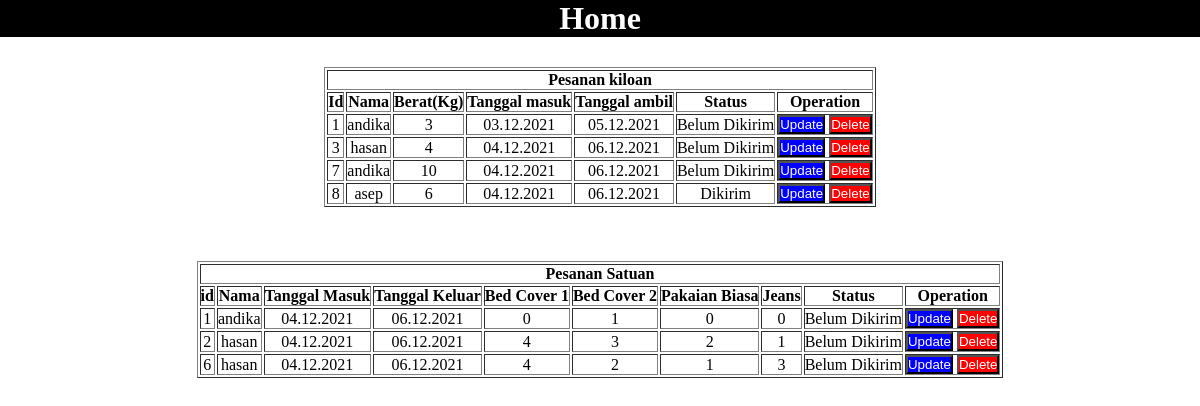
/disp.php, run on the app's committed database.
### tables this page shows
CREATE TABLE `pes_kilo` (
  `id` int(11) NOT NULL,
  `nama` varchar(255) NOT NULL,
  `kilo` varchar(255) NOT NULL,
  `tgl_masuk` varchar(255) NOT NULL,
  `tgl_mbil` varchar(255) NOT NULL,
  `status` varchar(255) NOT NULL DEFAULT 'Belum Dikirim'
);

CREATE TABLE `pesanan_satuan` (
  `id` int(11) NOT NULL,
  `nama` varchar(255) NOT NULL,
  `tgl_msk` varchar(255) NOT NULL,
  `tgl_kel` varchar(255) NOT NULL,
  `bvr_1` int(11) NOT NULL,
  `bvr_2` int(11) NOT NULL,
  `pb` int(11) NOT NULL,
  `pj` int(11) NOT NULL,
  `Status` varchar(255) NOT NULL DEFAULT 'Belum Dikirim'
);

### disp.php (the view, shortened to what this page needs)
<!DOCTYPE html>
<html lang="en">
<head>
</head>
<body>
    <div class="nav">
        <h1 id="nav"><a href="index2.php">Home</a></h1>
    </div>
</body>
</html>
<?php
$conn = mysqli_connect('localhost:3307', 'root', '', 'reg');
$sql = "SELECT * FROM `pes_kilo`";
$result = mysqli_query($conn, $sql);
if ($result) {
    echo "<div style='margin-left: auto; margin-right: auto;'>";
    echo "<table border='1' style='text-align: center; margin-left: auto; margin-right: auto;'>
        <tr>
        <th colspan='7'>
            Pesanan kiloan
        </th>
        </tr>
        <tr>
            <th>Id</th>
            <th>Nama</th>
            <th>Berat(Kg)</th>
            <th>Tanggal masuk</th>
            <th>Tanggal ambil</th>
            <th>Status</th>
            <th>Operation</th>
        </tr>";
    while ($row = mysqli_fetch_assoc($result)) {
        $id = $row['id'];
        $name = $row['nama'];
        $kilo = $row['kilo'];
        $tglmsk = $row['tgl_masuk'];
        $tglkl = $row['tgl_mbil'];
        $status = $row['status'];
        echo "<tr>";
        echo "<td>" . $id . "</td>";
        echo "<td>" . $name . "</td>";
        echo "<td>" . $kilo   . "</td>";
        echo "<td>" . $tglmsk  . "</td>";
        echo "<td>" . $tglkl . "</td>";
        echo "<td>" . $status . "</td>";
        echo "<td>
                <button style='background-color: blue; color: white;''>
                    <a href='updatekil.php?updateid=" . $id . "'>Update</a>
                </button>
                <button style='background-color: red; color: white;'>
                    <a href='deletekil.php?deleteid=" . $id . "'>Delete</a>
                </button>
            </td>";
        echo "</tr>";
    }
    echo "</table>";
} else {
    echo "Failed";
}
echo "</div>";
$ssql = "SELECT * FROM `pesanan_satuan`";
$sresult = mysqli_query($conn, $ssql);
if ($sresult) {
    echo "<table border='1' style='text-align: center; margin-left: auto; margin-right: auto;'>
        <tr>
        <th colspan='10'>
            Pesanan Satuan
        </th>
        </tr>
        <tr>
        <th>id</th>
        <th>Nama</th>
        <th>Tanggal Masuk</th>
        <th>Tanggal Keluar</th>
        <th>Bed Cover 1</th>
        <th>Bed Cover 2</th>
        <th>Pakaian Biasa</th>
        <th>Jeans</th>
        <th>Status</th>
        <th cellpadding='2'>Operation</th>
        </tr>";
    while ($row = mysqli_fetch_assoc($sresult)) {
        $id = $row['id'];
        $name = $row['nama'];
        $tglmsk = $row['tgl_msk'];
        $tglkl = $row['tgl_kel'];
        $b1 = $row['bvr_1'];
        $b2 = $row['bvr_2'];
        $pb = $row['pb'];
        $pj = $row['pj'];
        $status = $row['Status'];
        echo "<tr>";
        echo "<td>" . $id . "</td>";
        echo "<td>" . $name . "</td>";
        echo "<td>" . $tglmsk  . "</td>";
        echo "<td>" . $tglkl . "</td>";
        echo "<td>" . $b1   . "</td>";
        echo "<td>" . $b2   . "</td>";
        echo "<td>" . $pb   . "</td>";
        echo "<td>" . $pj   . "</td>";
        echo "<td>" . $status . "</td>";
        echo "<td>
        <button style='background-color: blue; color: white;''>
                    <a href='updatesat.php?updateid=" . $id . "'>Update</a>
                </button>
                <button style='background-color: red; color: white;'>
                    <a href='deletesat.php?deleteid=" . $id . "'>Delete</a>
                </button>
        </td>";
        echo "</tr>";
    }
    echo "</table>";
} else {
    echo "Failed";
}

### disp.php (style rules this page uses)
* { margin: 0; padding: 0; }
.nav { background-color: black; }
#nav { text-align: center; color: white; text-decoration: none; margin-bottom: 30px; }
a { text-decoration: none; color: white; }

### data on the page
pes_kilo: id "1", nama "andika", kilo "3", tgl_masuk "03.12.2021", tgl_mbil "05.12.2021", status "Belum Dikirim"
pes_kilo: id "3", nama "hasan", kilo "4", tgl_masuk "04.12.2021", tgl_mbil "06.12.2021", status "Belum Dikirim"
pes_kilo: id "7", nama "andika", kilo "10", tgl_masuk "04.12.2021", tgl_mbil "06.12.2021", status "Belum Dikirim"
pes_kilo: id "8", nama "asep", kilo "6", tgl_masuk "04.12.2021", tgl_mbil "06.12.2021", status "Dikirim"
pesanan_satuan: id "1", nama "andika", tgl_msk "04.12.2021", tgl_kel "06.12.2021", bvr_1 "0", bvr_2 "1", pb "0", pj "0", Status "Belum Dikirim"
pesanan_satuan: id "2", nama "hasan", tgl_msk "04.12.2021", tgl_kel "06.12.2021", bvr_1 "4", bvr_2 "3", pb "2", pj "1", Status "Belum Dikirim"
pesanan_satuan: id "6", nama "hasan", tgl_msk "04.12.2021", tgl_kel "06.12.2021", bvr_1 "4", bvr_2 "2", pb "1", pj "3", Status "Belum Dikirim"
